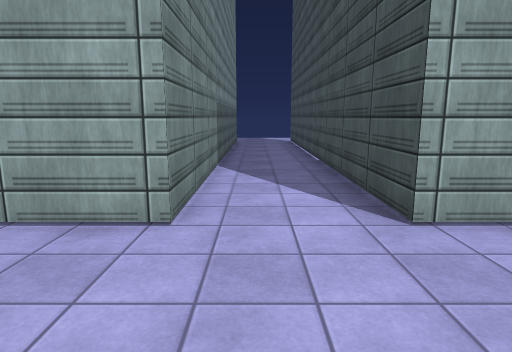
View 1 (above)

12 first-person views from a walk through a 3-D level made in the Unity game engine. The camera is 1.5 m above the floor, tilts 10° down and sees 75° across. The floor is counted in squares, 1 m on a side. Each view is taken from the middle of a square. On the plan, view 1 faces up. The plan holds only what a view shows up to about 15 squares ahead; the rest is blank. The place goes on beyond the plan. The player is left out. Surface patterns are stand-ins for the level's own textures.

View 2
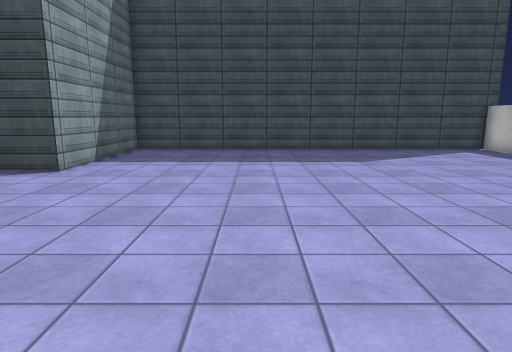

View 3
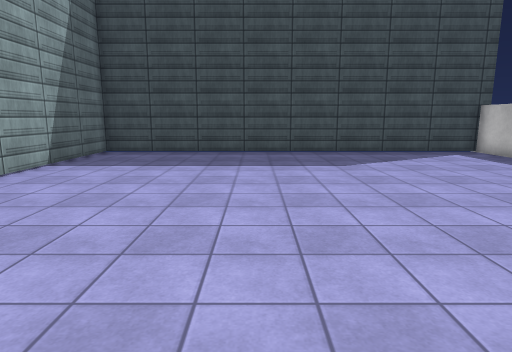

View 4
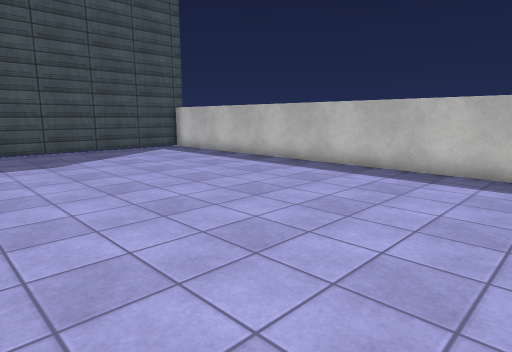

View 5
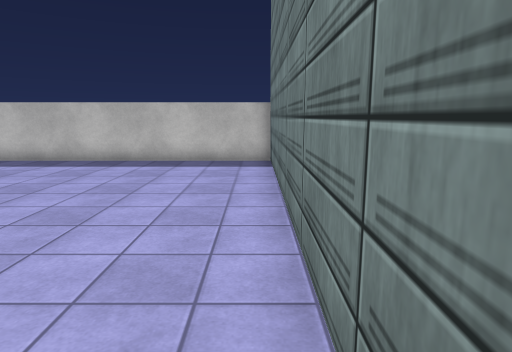

View 6
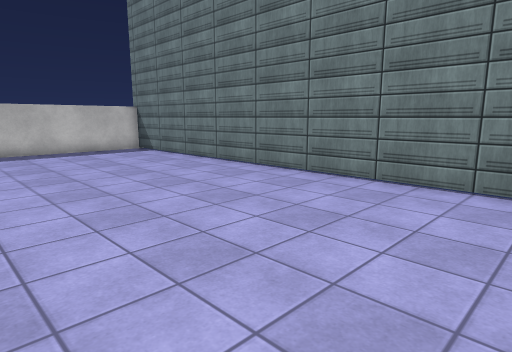

View 7
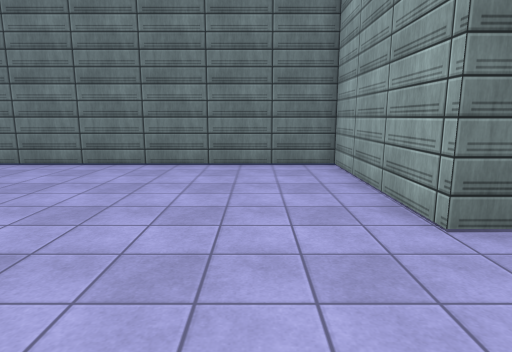

View 8
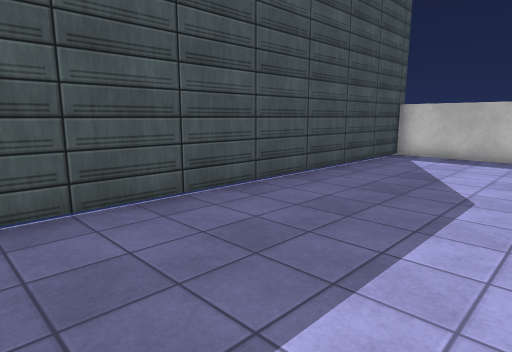

View 9
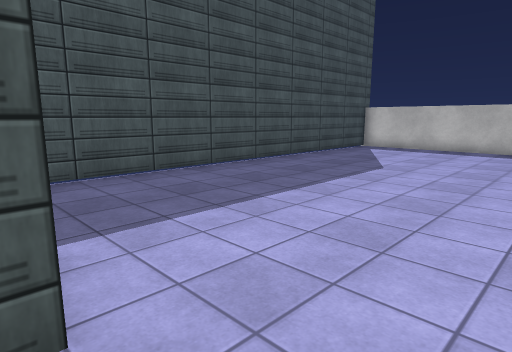

View 10
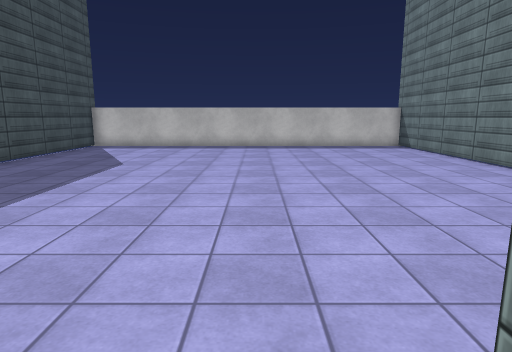

View 11
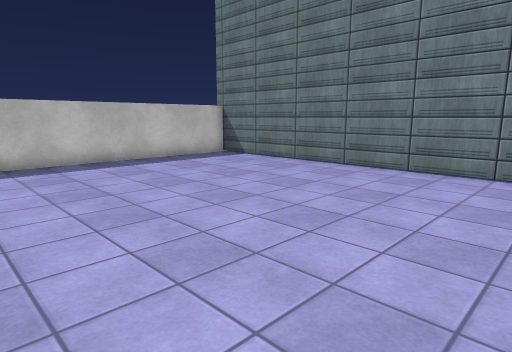

View 12
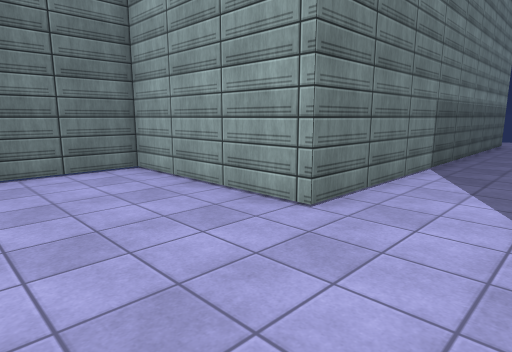

### Floor plan
Points are (right, up) in squares from view 1. A wall is a line through its corners. A room is listed if a view was taken in it or the views show most of it. See-through windows are left out.
Room 1 (views 1, 2, 3, 4, 5, 7, 8, 11, 12)
walls: (-1.2, 4.5) (-7.5, 4.5) (-7.5, -11.6) (8.5, -11.6) (8.5, 4.5) (2.2, 4.5)
ways out: opening at (0.5, 4) to room 2
Room 2 (views 6, 9, 10)
walls: (-1.2, 18.4) (-1.2, 4.5); (2.2, 4.5) (2.2, 15.2)
ways out: opening at (0.5, 4) to room 1; gap at (9, 5)

Positions as (right, up) in squares from view 1, and headings:
1: (0, 0), facing up
2: (-7, -1), facing right
3: (-6, -2), facing right
4: (-7, -2), facing down-right
5: (-7, 0), facing down
6: (0, 4), facing down-left
7: (3, 2), facing left
8: (3, 2), facing down-right
9: (0, 5), facing down-right
10: (0, 6), facing down
11: (2, 0), facing down-left
12: (2, 0), facing up-left
